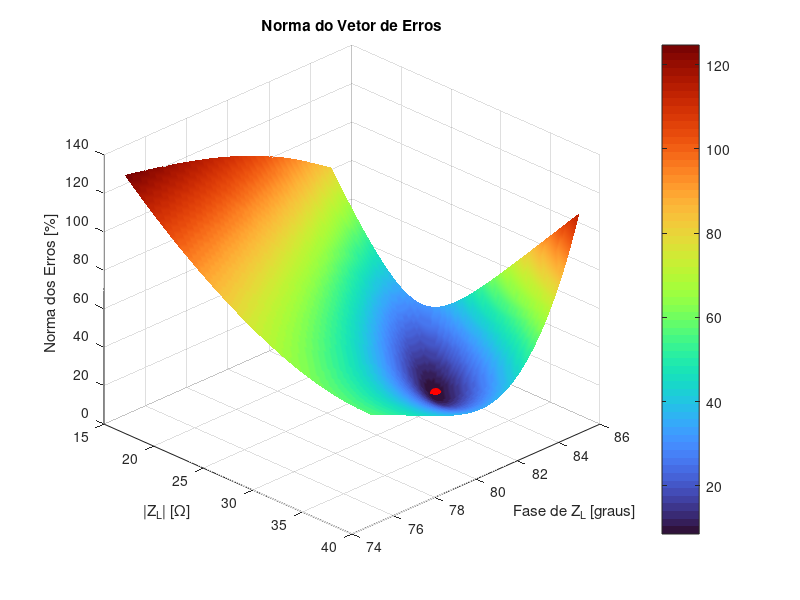

Recreate this plot in MATLAB.
clc; clear; close all;

% =================== Dados do Transformador ===================
f = 60;                 % Hz
w = 2*pi*f;

R1 = 0.95;
L1 = 1.53e-3;           % H
R2 = 0.23;
L2 = 0.37e-3;           % H
Rm = 1861.54;
Lm = 3.62;              % H

% Impedâncias
Z1 = R1 + 1j*w*L1;
Z2 = R2 + 1j*w*L2;
Zm = 1 / (1/Rm + 1/(1j*w*Lm));   % paralelo Rm // j w Lm
Z2p = 3*Z2;

% =================== Tensões Nominais ===================
V2L = 127;       % tensão secundária nominal (linha)

% =================== Valores MEDIDOS (referência: ZL2) ===================
V1_med      = 221; 
V2_NL_med   = 128.3;
V2L_med     = 127;
I2_med      = 4.02;
Regula_med  = 1.02;
PO_med      = 67;
Pin_med     = 106;
Pperdas_med = 39;
efic_med    = 63.21;

% =================== Malha de variação |ZL| e fase ===================
mag_range   = linspace(15,40,100);      % módulo
theta_range = deg2rad(linspace(75,85,100)); % fase em radianos

[Mag,Theta] = meshgrid(mag_range,theta_range);

% Matrizes de erro e custo
Erro_V1  = zeros(size(Mag));
Erro_I2  = zeros(size(Mag));
Erro_Pin = zeros(size(Mag));
Erro_Po  = zeros(size(Mag));
Erro_Per = zeros(size(Mag));
Erro_Ef  = zeros(size(Mag));
Custo    = zeros(size(Mag));

% =================== Loop de cálculo (usando as fórmulas do seu trecho) ===================
for i = 1:size(Mag,1)
    for j = 1:size(Mag,2)
        ZL = Mag(i,j) * exp(1j*Theta(i,j));   % forma polar

        % --- cálculos teóricos (igual ao seu snippet)
        Z_eq = Z1 + Zm*(3*ZL + Z2p)/(Zm + 3*ZL+ Z2p);   % com ramo magnetizante em paralelo
        
        V1  = 127*sqrt(3) * abs((Z1 + Z2p + 3*ZL) / (3*ZL));
        V2NL = V1*(1/sqrt(3)) * abs(Zm/(Zm+Z1));
        I2L = abs(127/ZL);
        Reg = abs((V2NL - V2L)/V2L) * 100;    % em %
        Po = V2L * (I2L)* cos(angle(ZL));
        Pin = (V1^2 / abs(Z_eq)) * cos(angle(Z_eq));
        Perdas = Pin - Po;
        Ef = (Po/Pin)*100;

        % --- erros percentuais (seguindo exatamente o seu cálculo)
        % uso max(..., eps) para evitar divisão por zero numérica
        Erro_V1(i,j)  = abs(V1 - V1_med)/max(abs(V1), eps) * 100;
        Erro_V2_line  = abs(V2L - V2L_med)/max(abs(V2L), eps) * 100; 
        Erro_V2_NL(i,j)= abs(V2NL - V2_NL_med)/max(abs(V2NL), eps) * 100; 
        Erro_I2(i,j)  = abs(I2L - I2_med)/max(abs(I2L), eps) * 100;
        Erro_Regula   = abs(Reg - Regula_med)/max(abs(Reg), eps) * 100; 

        Erro_Po(i,j)  = abs(Po - PO_med)/max(abs(Po), eps) * 100;
        Erro_Pin(i,j) = abs(Pin - Pin_med)/max(abs(Pin), eps) * 100;
        Erro_Per(i,j) = abs(Perdas - Pperdas_med)/max(abs(Perdas), eps) * 100;
        Erro_Ef(i,j)  = abs(Ef - efic_med)/max(abs(Ef), eps) * 100;

        % --- custo: norma Euclidiana do vetor de erros das 6 grandezas pedidas
        vet_erro = [ Erro_Pin(i,j), Erro_Po(i,j), Erro_Per(i,j), ...
                     Erro_V1(i,j), Erro_I2(i,j), Erro_Ef(i,j)];
        Custo(i,j) = norm(vet_erro);  % norma 2
    end
end

% =================== Procurar mínimo ===================
[min_custo, idx] = min(Custo(:));
[row,col] = ind2sub(size(Custo), idx);

mag_opt   = Mag(row,col);
theta_opt = rad2deg(Theta(row,col));   % em graus

% erros no ponto ótimo
erroV1_opt  = Erro_V1(row,col);
erroI2_opt  = Erro_I2(row,col);
erroPin_opt = Erro_Pin(row,col);
erroPo_opt  = Erro_Po(row,col);
erroPer_opt = Erro_Per(row,col);
erroEf_opt  = Erro_Ef(row,col);

fprintf('🔎 Melhor ponto encontrado (norma dos 6 erros):\n');
fprintf('|ZL| = %.4f Ω, θ = %.2f°\n', mag_opt, theta_opt);
fprintf('Erro Pin = %.3f%%, Erro Pout = %.3f%%, Erro Perdas = %.3f%%\n',...
    erroPin_opt, erroPo_opt, erroPer_opt);
fprintf('Erro V1 = %.3f%%, Erro I2 = %.3f%%, Erro Ef = %.3f%%\n',...
    erroV1_opt, erroI2_opt, erroEf_opt);
fprintf('Custo (norma) = %.3f\n', min_custo);

% =================== Plot 3D do custo e ponto ótimo ===================
figure('Name','Custo (norma dos 6 erros) vs |ZL| e fase','NumberTitle','off');
surf(mag_range, rad2deg(theta_range), Custo, ...
     'FaceAlpha',1.0, ...     % transparência
     'EdgeColor','none');     % sem grade "xadrez"
xlabel('|Z_L| [\Omega]');
ylabel('Fase de Z_L [graus]');
zlabel('Norma dos Erros [%]');
title('Norma do Vetor de Erros');
colorbar;
colormap turbo;
shading interp;
view(45,30);
hold on;
plot3(mag_opt, theta_opt, min_custo, 'ro', 'MarkerFaceColor','r', 'MarkerSize',8);
grid on;
